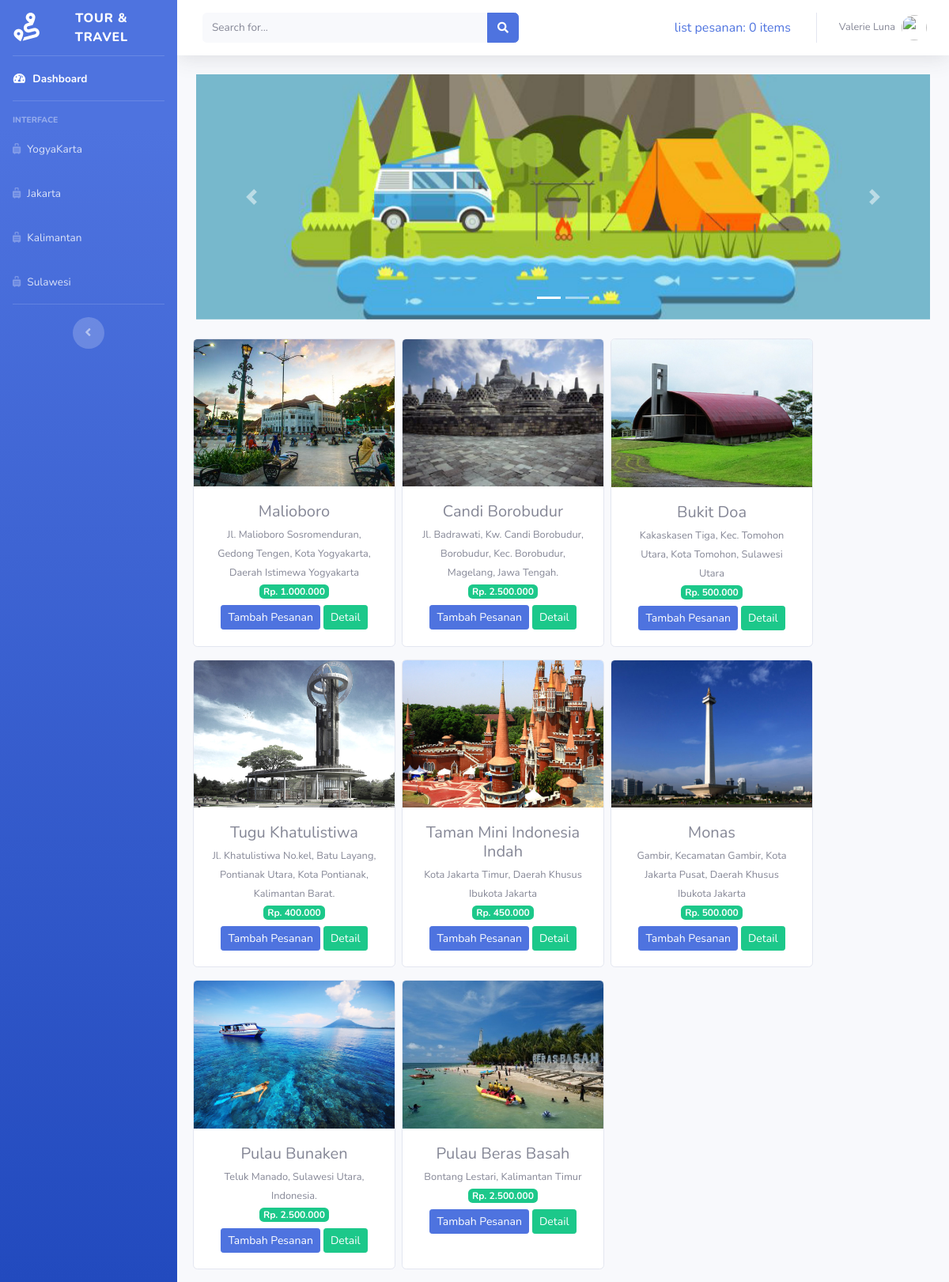
The page / on the database its author committed.
### tables this page shows
CREATE TABLE `tb_wisata` (
  `id_wisata` int(11) NOT NULL,
  `nama_wisata` varchar(500) NOT NULL,
  `alamat_wisata` varchar(900) NOT NULL,
  `lokasi_wisata` varchar(900) NOT NULL,
  `biaya_wisata` int(255) NOT NULL,
  `gambar_wisata` text NOT NULL
);

### application/controllers/dashboard.php (called while the page is built, shortened)
<?php
class dashboard extends CI_Controller
{
    public function index()
    {
        $data['wisata'] = $this->model_wisata->tampil_data();
        $this->load->view('templates/header');
        $this->load->view('templates/sidebar');
        $this->load->view('dashboard', $data);
        $this->load->view('templates/footer');
    }
}

### index.php (called while the page is built, shortened)
<?php
require_once BASEPATH.'core/CodeIgniter.php';

### application/models/model_wisata.php (called while the page is built, shortened)
<?php
class model_wisata extends CI_Model
{
    public function tampil_data()
    {
        return $this->db->get('tb_wisata')->result();
    }
}

### application/views/dashboard.php (the view, shortened to what this page needs)
<div class="container-fluid">
  <div id="carouselExampleIndicators" class="carousel slide" data-ride="carousel">
    <ol class="carousel-indicators">
      <li data-target="#carouselExampleIndicators" data-slide-to="0" class="active"></li>
      <li data-target="#carouselExampleIndicators" data-slide-to="1"></li>
    </ol>
    <div class="carousel-inner">
      <div class="carousel-item active">
        <img src="<?php echo base_url('assets/img/slider1.jpg') ?>" class="d-block w-100" alt="...">
      </div>
    </div>
    <a class="carousel-control-prev" href="#carouselExampleIndicators" role="button" data-slide="prev">
      <span class="carousel-control-prev-icon" aria-hidden="true"></span>
    </a>
    <a class="carousel-control-next" href="#carouselExampleIndicators" role="button" data-slide="next">
      <span class="carousel-control-next-icon" aria-hidden="true"></span>
    </a>
  </div>
  <div class="row text-center mt-4">
    <?php foreach ($wisata as $wst) : ?>
      <div class="card ml-2 mb-3" style="width: 16rem;">
        <img src="<?php echo base_url() . '/uploads/' . $wst->gambar_wisata ?>" class="card-img-top" alt="...">
        <div class="card-body">
          <h5 class="card-title mb-1"><?php echo $wst->nama_wisata ?></h5>
          <small><?php echo $wst->alamat_wisata ?></small><br />
          <span class="badge badge-success mb-2">Rp.
            <?php echo number_format($wst->biaya_wisata,  0, ',', '.')  ?></span><br />
          <?php echo anchor('dashboard/tambah_ke_pesanan/' . $wst->id_wisata, '<div class="btn btn-sm btn-primary">Tambah Pesanan</div>') ?>
          <a href="#" class="btn btn-sm btn-success">Detail</a>
        </div>
      </div>
    <?php endforeach;  ?>
  </div>
</div>

### application/views/templates/header.php (shortened to what this page needs)
<!DOCTYPE html>
<html lang="en">
<head>
    <link href="<?php echo base_url() ?>assets/vendor/fontawesome-free/css/all.min.css" rel="stylesheet" type="text/css">
    <link href="<?php echo base_url() ?>assets/css/sb-admin-2.min.css" rel="stylesheet">
</head>

### application/views/templates/sidebar.php (shortened to what this page needs)
<body id="page-top">
    <div id="wrapper">
        <ul class="navbar-nav bg-gradient-primary sidebar sidebar-dark accordion" id="accordionSidebar">
            <a class="sidebar-brand d-flex align-items-center justify-content-center" href="index.html">
                <div class="sidebar-brand-icon rotate-n-15">
                    <i class="fas fa-route"></i>
                </div>
                <div class="sidebar-brand-text mx-3">Tour & Travel</div>
            </a>
            <hr class="sidebar-divider my-0">
            <li class="nav-item active">
                <a class="nav-link" href="index.html">
                    <i class="fas fa-fw fa-tachometer-alt"></i>
                    <span>Dashboard</span></a>
            </li>
            <hr class="sidebar-divider">
            <div class="sidebar-heading">
                Interface
            </div>
            <li class="nav-item">
                <a class="nav-link" href="tables.html">
                    <i class="fas fa-suitcase-rolling"></i>
                    <span>YogyaKarta</span></a>
            </li>
            <li class="nav-item">
                <a class="nav-link" href="tables.html">
                    <i class="fas fa-suitcase-rolling"></i>
                    <span>Jakarta</span></a>
            </li>
            <li class="nav-item">
                <a class="nav-link" href="tables.html">
                    <i class="fas fa-suitcase-rolling"></i>
                    <span>Kalimantan</span></a>
            </li>
            <li class="nav-item">
                <a class="nav-link" href="tables.html">
                    <i class="fas fa-suitcase-rolling"></i>
                    <span>Sulawesi</span></a>
            </li>
            <hr class="sidebar-divider d-none d-md-block">
            <div class="text-center d-none d-md-inline">
                <button class="rounded-circle border-0" id="sidebarToggle"></button>
            </div>
        </ul>
        <div id="content-wrapper" class="d-flex flex-column">
            <div id="content">
                <nav class="navbar navbar-expand navbar-light bg-white topbar mb-4 static-top shadow">
                    <form class="d-none d-sm-inline-block form-inline mr-auto ml-md-3 my-2 my-md-0 mw-100 navbar-search">
                        <div class="input-group">
                            <input type="text" class="form-control bg-light border-0 small" placeholder="Search for..." aria-label="Search" aria-describedby="basic-addon2">
                            <div class="input-group-append">
                                <button class="btn btn-primary" type="button">
                                    <i class="fas fa-search fa-sm"></i>
                                </button>
                            </div>
                        </div>
                    </form>
                    <ul class="navbar-nav ml-auto">
                        <div class="navbar">
                            <ul class="nav navbar-nav navbar-right">
                                <li>
                                    <?php
                                    $pesanan = 'list pesanan: '.$this->cart->total_items().' items' ?>
                                    <?php echo anchor('dashboard/list_pesanan',$pesanan) ?>
                                </li>
                            </ul>
                        </div>
                        <li class="nav-item dropdown no-arrow">
                            <a class="nav-link dropdown-toggle" href="#" id="userDropdown" role="button" data-toggle="dropdown" aria-haspopup="true" aria-expanded="false">
                                <span class="mr-2 d-none d-lg-inline text-gray-600 small">Valerie Luna</span>
                                <img class="img-profile rounded-circle" src="https://source.unsplash.com/QAB-WJcbgJk/60x60">
                            </a>
                        </li>
                    </ul>
                </nav>

### application/views/templates/footer.php (shortened to what this page needs)
</body>
</html>

### rows shown on the page
tb_wisata: gambar_wisata (picture), nama_wisata "Malioboro", alamat_wisata "Jl. Malioboro Sosromenduran, Gedong Tengen, Kota Yogyakarta, Daerah Istimewa Yogyakarta", biaya_wisata "1.000.000", id_wisata "Tambah Pesanan"
tb_wisata: gambar_wisata (picture), nama_wisata "Candi Borobudur", alamat_wisata "Jl. Badrawati, Kw. Candi Borobudur, Borobudur, Kec. Borobudur, Magelang, Jawa Tengah.", biaya_wisata "2.500.000", id_wisata "Tambah Pesanan"
tb_wisata: gambar_wisata (picture), nama_wisata "Bukit Doa", alamat_wisata "Kakaskasen Tiga, Kec. Tomohon Utara, Kota Tomohon, Sulawesi Utara", biaya_wisata "500.000", id_wisata "Tambah Pesanan"
tb_wisata: gambar_wisata (picture), nama_wisata "Tugu Khatulistiwa", alamat_wisata "Jl. Khatulistiwa No.kel, Batu Layang, Pontianak Utara, Kota Pontianak, Kalimantan Barat.", biaya_wisata "400.000", id_wisata "Tambah Pesanan"
tb_wisata: gambar_wisata (picture), nama_wisata "Taman Mini Indonesia Indah", alamat_wisata "Kota Jakarta Timur, Daerah Khusus Ibukota Jakarta", biaya_wisata "450.000", id_wisata "Tambah Pesanan"
tb_wisata: gambar_wisata (picture), nama_wisata "Monas", alamat_wisata "Gambir, Kecamatan Gambir, Kota Jakarta Pusat, Daerah Khusus Ibukota Jakarta", biaya_wisata "500.000", id_wisata "Tambah Pesanan"
tb_wisata: gambar_wisata (picture), nama_wisata "Pulau Bunaken", alamat_wisata "Teluk Manado, Sulawesi Utara, Indonesia.", biaya_wisata "2.500.000", id_wisata "Tambah Pesanan"
tb_wisata: gambar_wisata (picture), nama_wisata "Pulau Beras Basah", alamat_wisata "Bontang Lestari, Kalimantan Timur", biaya_wisata "2.500.000", id_wisata "Tambah Pesanan"

### other values the page prints
anchor('dashboard/list_pesanan',$pesanan) "list pesanan: 0 items"
